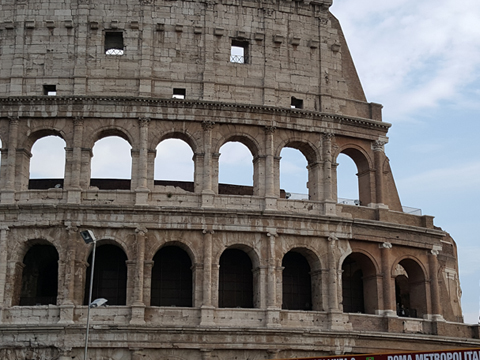
#> input picture chap06/cannay_tset.jpg, 480 x 360 px
$ python 00.ex.py
#> lines starting #> are read from the running program, lines starting #| are printed output that depends on the picture; after the words box and inside, x2 and y2 are one past the last pixel; in counts of white or black regions, pixels touching at a corner belong together
### Common/utils.py
import numpy as np, math
import cv2, time
import matplotlib.pyplot as plt

# [18 lines left out: functions print_matInfo, put_string, not called in this run]

def draw_histo(hist, shape=(200, 256)):
    hist_img = np.full(shape, 255, np.uint8)
    cv2.normalize(hist, hist, 0, shape[0], cv2.NORM_MINMAX)
    gap = hist_img.shape[1]/hist.shape[0]

    for i, h in enumerate(hist):
        x = int(round(i * gap))
        w = int(round(gap))
        cv2.rectangle(hist_img, (x, 0, w, int(h)), 0, cv2.FILLED)

    return cv2.flip(hist_img, 0)

# [12 lines left out: function bilinear_value, not called in this run]

def contain(p, shape):
    return 0<= p[0] < shape[0] and 0<= p[1] < shape[1]

# [38 lines left out: functions affine_transform, scaling, scaling2, scaling_nearset, not called in this run]

def exp(knN):
    th = -2 * math.pi * knN
    return complex(math.cos(th), math.sin(th))

# [69 lines left out: functions dft, idft, calc_spectrum, fftshift, dft2, idft2 and 4 more, not called in this run]

def fft(g):
    return parring(g, len(g), 1)

def ifft(g):
    fft = parring(g, len(g), -1)
    return [v / len(g) for v in fft]

# [26 lines left out: functions fft2, ifft2, FFT, IFFT, not called in this run]

### chap06/00.ex.py
import numpy as np, cv2
from Common.utils import draw_histo

image = cv2.imread("cannay_tset.jpg", cv2.IMREAD_GRAYSCALE)
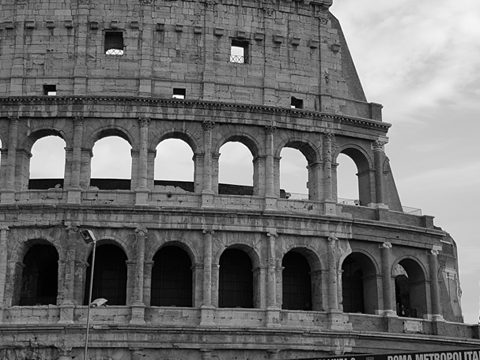
#> image: shape (360, 480); min 0, max 255, mean 109
if image is None: raise Exception("영상파일 읽기 오류")

(x, y), (w, h) = (180, 37), (100, 100)
roi_img = image[y:y+h, x:x+w]
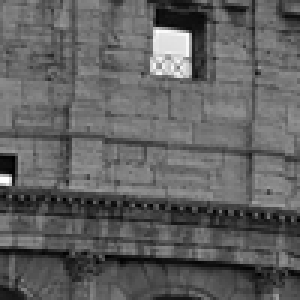
#> roi_img: shape (100, 100) (shown 3 times larger); min 0, max 255, mean 96.4

arr = np.zeros((1, 255))

for row in roi_img:
    for pixel in row:
        for i in range(255):
            if (i == pixel):
                arr[0][i] += 1
#> this loop made 100 passes

low = 0
for i in arr[0]:
    if(i > 0):
        break
    low = low + 1
#> this loop made 1 pass
#> i on pass 1: 4
#> after the loop, low = 0

high1 = 0
for i in reversed(arr[0]):
    if(i > 0):
        break
    high1 = high1 + 1
#> this loop made 1 pass
#> after the loop, high1 = 0
high = 255 - high1
#> high = 255


hist = cv2.calcHist([roi_img], [0], None, [32], [0, 256])
#> hist = 32 values, max 1278 at index 14, min 8 at index 21, mean 312.5
hist_img = draw_histo(hist)
#> the loop in draw_histo, `for i, h in enumerate(hist):` made 32 passes
#> (h, x) on passes 1 to 12: ([5.51], 0), ([19.69], 8), ([26.93], 16), ([28.82], 24), ([32.28], 32), ([37.8], 40), ([46.14], 48), ([59.53], 56), ([81.57], 64), ([102.8], 72), ([116.5], 80), ([104.6], 88)
#> after the loop in draw_histo, `for i, h in enumerate(hist):`:
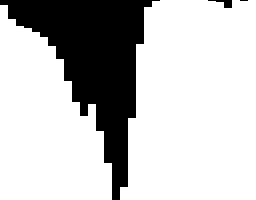
#> hist_img: shape (200, 256); 76.3% white; 3 black regions (1 under 20 px), largest, box (x1, y1, x2, y2) and area: (0, 0, 160, 200) 12048, (208, 0, 232, 8) 88
#> in draw_histo, `return cv2.flip(hist_img, 0)`:
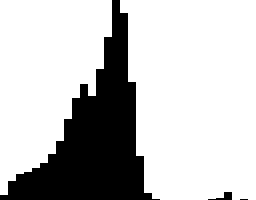
#> returned value: shape (200, 256); 76.3% white; 3 black regions (1 under 20 px), largest, box (x1, y1, x2, y2) and area: (0, 0, 160, 200) 12048, (208, 192, 232, 200) 88

cv2.imshow("hist_img", hist_img)
#cv2.imshow("hist_dst_img", hist_dst_img)

cv2.waitKey(0)
